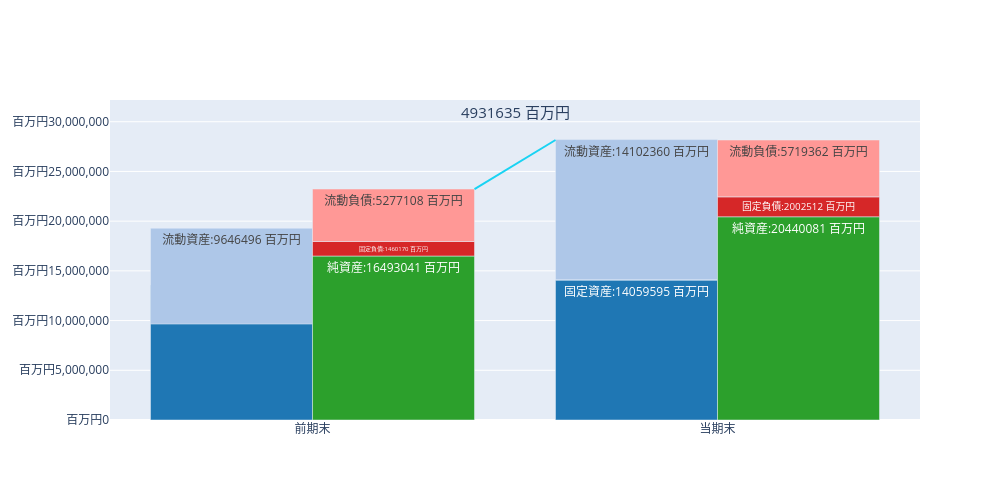

Notebook cell for this chart:
### Code cell
# 相対年度、項目名、値の列に絞ったテーブルを作成
bs_df = balance.pivot(index="相対年度", columns="項目名", values="value")
# 前期と当期の差額
diff_val = (bs_df.loc["当期末", "流動資産"] + bs_df.loc["当期末", "固定資産"]) - (
    bs_df.loc["前期末", "流動資産"] + bs_df.loc["前期末", "固定資産"]
)
# グラフ設定のための定数を用意
bar_width = 0.4
xpos = { "前期末": 0, "当期末": 1 }
cols_bs = ["固定資産", "流動資産", "純資産", "固定負債", "流動負債"]
# 資産が青系、負債が赤系、純資産が緑になるように色を設定
bs_colors = {
    "固定資産": "#1f77b4",
    "流動資産": "#aec7e8",
    "純資産": "#2ca02c",
    "固定負債": "#d62728",
    "流動負債": "#ff9896"
}
# 純資産（左）と負債・純資産（右）に分ける
offsetgrps = { "固定資産": 0, "流動資産": 0, "純資産": 1, "固定負債": 1, "流動負債": 1 }
# 積上棒グラフの開始位置に使用
base_dict = {
    "流動資産": bs_df["流動資産"],
    "固定負債": bs_df["純資産"],
    "流動負債": bs_df["純資産"] + bs_df["固定負債"],
}
# グラフ描画領域の作成
bs_fig = go.Figure()
# 各棒グラフを追加
for col in cols_bs:
    base = base_dict[col] if col in base_dict else None
    bs_fig.add_trace(go.Bar(
        x=[xpos[i] for i in bs_df.index],
        y=bs_df[col], 
        marker_color=bs_colors[col],
        offsetgroup=offsetgrps[col],
        base=base,
        width=bar_width,
        text=[f"{col}:{val} 百万円" for val in bs_df[col]],
        textposition="inside",
        showlegend=False,
    ))
# 前期と当期の変化を明示する線を追加
bs_fig.add_trace(go.Scatter(
    x=[0 + bar_width, 1 - bar_width],
    y=bs_df["流動資産"] + bs_df["固定資産"],
    mode="lines",
    showlegend=False,
))
# レイアウトの更新
bs_fig.update_layout(width=1000, height=500,
    barmode="group",
    xaxis = { "tickvals": [0, 1], "ticktext": ["前期末", "当期末"] },
    yaxis = { "tickformat": ",.0f", "tickprefix": "百万円" },
    # 前期と当期の差額の金額をアノテーションを用いて表示
    annotations=[
        {
            "x": (xpos["前期末"] + xpos["当期末"]) / 2,
            "y": (bs_df.loc["当期末", "流動資産"] + bs_df.loc["当期末", "固定資産"]) * 1.1,
            "text": str(diff_val) + " 百万円",
            "font": { "size": 15 },
            "showarrow": False,
        }
    ],
)
bs_fig.show()

### Figure 1 — Plotly figure (JSON) as saved in the notebook; plotly's stock layout.template omitted (floating-point values rounded to 4 significant figures)
{"data": [{"marker": {"color": "#1f77b4"}, "offsetgroup": "0", "showlegend": false, "text": ["固定資産:13583824 百万円", "固定資産:14059595 百万円"], "textposition": "inside", "type": "bar", "width": 0.4, "x": [0, 1], "y": [13583824, 14059595]}, {"base": [9646496, 14102360], "marker": {"color": "#aec7e8"}, "offsetgroup": "0", "showlegend": false, "text": ["流動資産:9646496 百万円", "流動資産:14102360 百万円"], "textposition": "inside", "type": "bar", "width": 0.4, "x": [0, 1], "y": [9646496, 14102360]}, {"marker": {"color": "#2ca02c"}, "offsetgroup": "1", "showlegend": false, "text": ["純資産:16493041 百万円", "純資産:20440081 百万円"], "textposition": "inside", "type": "bar", "width": 0.4, "x": [0, 1], "y": [16493041, 20440081]}, {"base": [16493041, 20440081], "marker": {"color": "#d62728"}, "offsetgroup": "1", "showlegend": false, "text": ["固定負債:1460170 百万円", "固定負債:2002512 百万円"], "textposition": "inside", "type": "bar", "width": 0.4, "x": [0, 1], "y": [1460170, 2002512]}, {"base": [17953211, 22442593], "marker": {"color": "#ff9896"}, "offsetgroup": "1", "showlegend": false, "text": ["流動負債:5277108 百万円", "流動負債:5719362 百万円"], "textposition": "inside", "type": "bar", "width": 0.4, "x": [0, 1], "y": [5277108, 5719362]}, {"mode": "lines", "showlegend": false, "type": "scatter", "x": [0.4, 0.6], "y": [23230320, 28161955]}], "layout": {"annotations": [{"font": {"size": 15}, "showarrow": false, "text": "4931635 百万円", "x": 0.5, "y": 30980000.0}], "barmode": "group", "height": 500, "width": 1000, "xaxis": {"ticktext": ["前期末", "当期末"], "tickvals": [0, 1]}, "yaxis": {"tickformat": ",.0f", "tickprefix": "百万円"}}}
